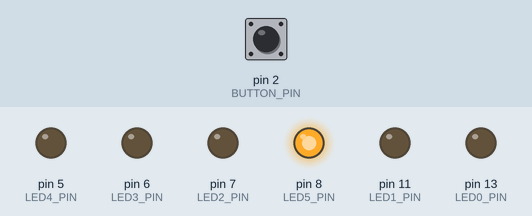
This sketch was run on a simulated Arduino Uno, built with avr-gcc and run on an emulated ATmega328P. Parts: output pins drawn as LEDs (lit = HIGH). The inputs (shaded band) are chosen by the test bench; at power-on: pin 2 (BUTTON_PIN) LOW.

Above: at 0.15 s.
At 0.75 s:
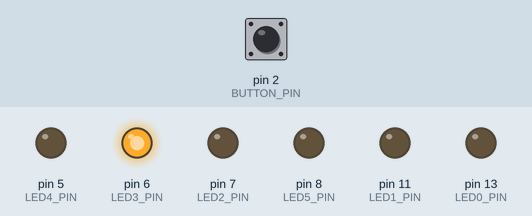
At 1.05 s:
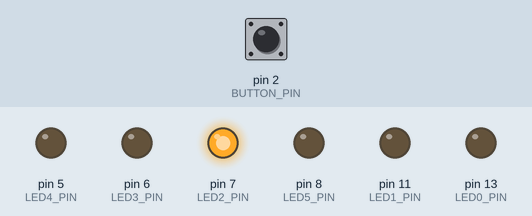
At 1.35 s:
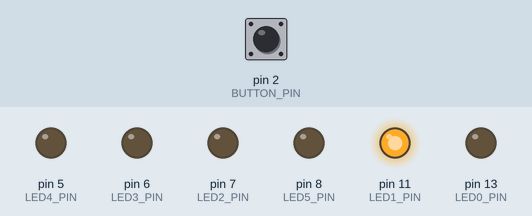
At 2.25 s:
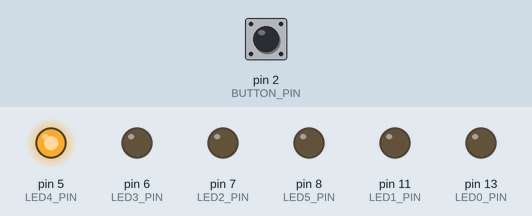
At 3.45 s:
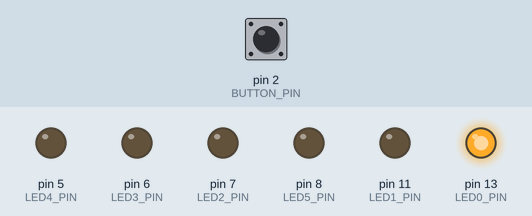
Timing chart, 0 to 4.1 s (numbered marks = the images above):
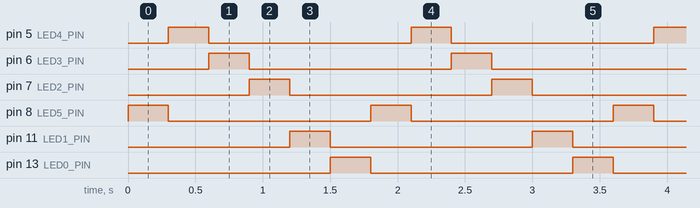

The sketch:

exercise3.ino
```cpp
// Pushbutton-Controlled Running Light
// Every time the pushbutton is turn On (State 1), it will switch On a running light in forward
// direction using 6 LEDs. Otherwise (State 0), the direction of the running light will be
// reverse.

#include <Arduino.h>

const int LED0_PIN = 13;
const int LED1_PIN = 11;
const int LED2_PIN = 7;
const int LED3_PIN = 6;
const int LED4_PIN = 5;
const int LED5_PIN = 8;

const int LEDS[] = {LED0_PIN, LED1_PIN, LED2_PIN, LED3_PIN, LED4_PIN, LED5_PIN};

const int BUTTON_PIN = 2;

const int DELAY_MS = 300;

void setup()
{
    for (int i = 0; i < 6; i++)
    {
        pinMode(LEDS[i], OUTPUT);
    }

    pinMode(BUTTON_PIN, INPUT);
}

int oldVal = 0;
int state = 0;

void updateButtonState()
{
    int buttonVal = digitalRead(BUTTON_PIN);

    if ((buttonVal == HIGH) && (oldVal == LOW))
    {
        state = 1 - state;
        delay(200);
    }

    oldVal = buttonVal;
}

void loop()
{

    if (state == 1)
    {
        for (int i = 0; i < 6; i++)
        {
            digitalWrite(LEDS[i], HIGH);
            delay(DELAY_MS);
            digitalWrite(LEDS[i], LOW);

            updateButtonState();

            if (state != 1)
            {
                break;
            }
        }
    }
    if (state != 1)
    {
        for (int i = 5; i >= 0; i--)
        {
            digitalWrite(LEDS[i], HIGH);
            delay(DELAY_MS);
            digitalWrite(LEDS[i], LOW);

            updateButtonState();

            if (state == 1)
            {
                break;
            }
        }
    }
}
```

Measured:
- by itself, pin 5 (LED4_PIN), pin 6 (LED3_PIN), pin 7 (LED2_PIN), pin 8 (LED5_PIN), pin 11 (LED1_PIN), pin 13 (LED0_PIN): alternates HIGH for 0.30 s and LOW for 1.5 s
- by itself, everything shown: repeats every 1.8 s, in 7 steps
